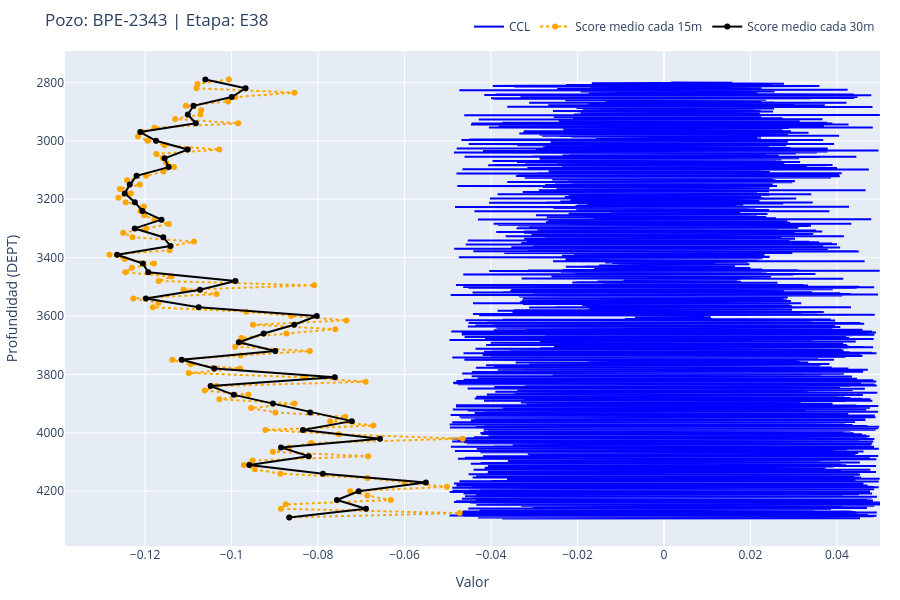

This figure's notebook cell:
### Markdown cell above
### 🖼️ Celda 6 - Ejecutar visualización

#### 💡 Nota: Podés volver a ejecutar la celda 6 con diferentes selecciones en los dropdowns para ver otros runs.

### Code cell
plot_etapa(df, selector_pozo.value, selector_etapa.value)
